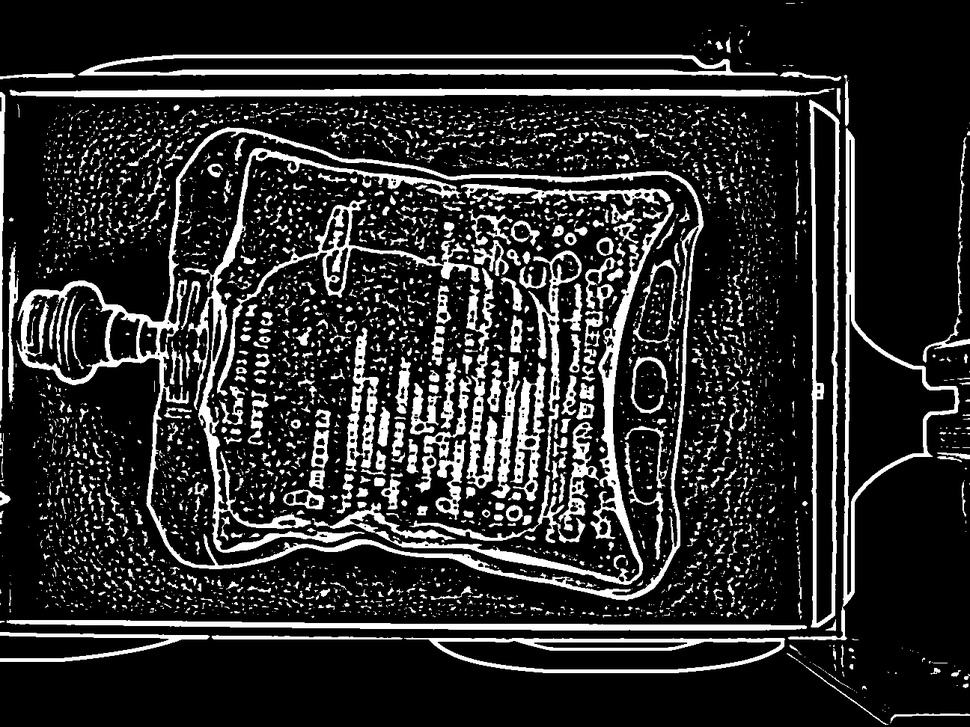
#> input picture vnx0_JiaqiLu/vnx0_report/erode.jpg, 970 x 727 px, shrunk from 1296 x 972 before the run
$ python histogram.py
#> lines starting #> are read from the running program, lines starting #| are printed output that depends on the picture
import cv2
from matplotlib import pyplot as plt
import argparse

image = cv2.imread("erode.jpg")
#> image is the input picture: shape (727, 970, 3); min 0, max 255, mean 43.1
#generate grayscale image and display it
gray = cv2.cvtColor(image,cv2.COLOR_BGR2GRAY)
cv2.imshow("Gray",gray)
ghist = cv2.calcHist([gray],[0],None,[256],[0,256])
#> ghist = 256 values, max 365310 at index 0, min 215 at index 168, mean 2754.6
plt.plot(ghist)
plt.show()
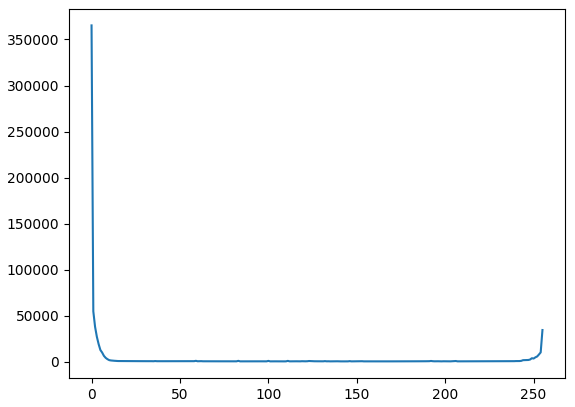
#> figure drawn by matplotlib, 1 panel; curve peaks at x = 0, y = 365310
#> (the run stopped early here; a loop or call above may not have finished)

$ run again, with vnx0_JiaqiLu/vnx0_report/close_morph.jpg copied over vnx0_JiaqiLu/vnx0_report/erode.jpg
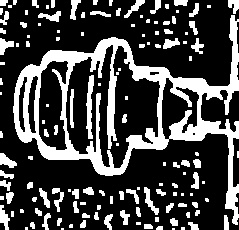
#> input picture vnx0_JiaqiLu/vnx0_report/close_morph.jpg, 239 x 230 px
#> image is the input picture: shape (230, 239, 3); min 0, max 255, mean 68.6
#> ghist = 256 values, max 31617 at index 0, min 0 at index 9, mean 214.7
#> `plt.show()`:
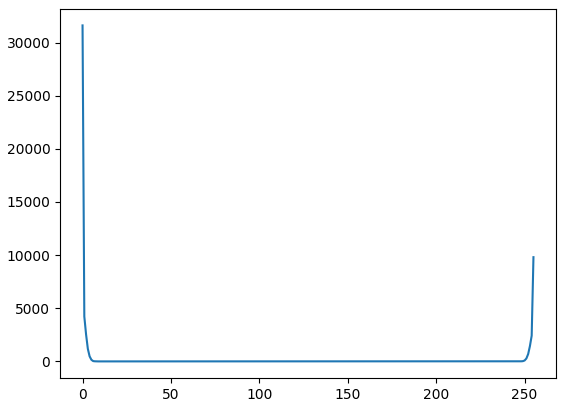
#> figure drawn by matplotlib, 1 panel; curve peaks at x = 0, y = 31617
